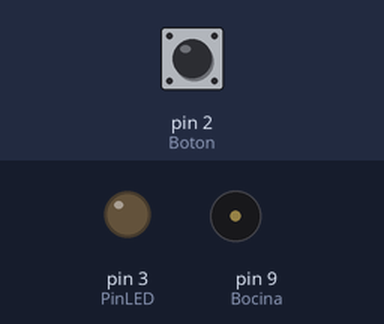
The sketch below on a simulated Arduino Nano, built with avr-gcc and run on an emulated ATmega328P. Shown: output pins drawn as LEDs (lit = HIGH), buzzer (waves = sounding, pin HIGH). The test bench sets the inputs (shaded band); at power-on: pin 2 (Boton) LOW. Storage starts empty; the audio player accepts every command and is not drawn.

Above: at 3.2 s.
3.3 s: pin 2 (Boton) pulled HIGH for 0.15 s
At 4.5 s:
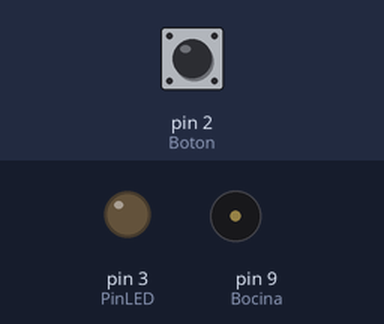
4.9 s: pin 2 (Boton) pulled HIGH for 3.2 s
At 5.3 s:
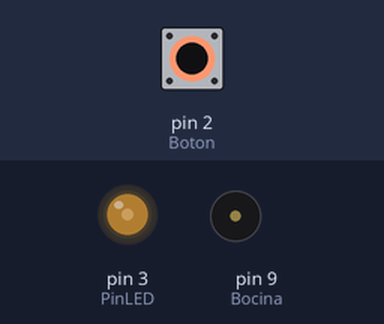
Timing chart, 0 to 9.6 s (numbered marks = the images above; inputs shaded):
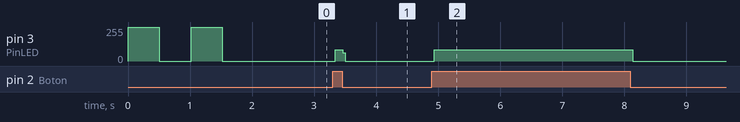

Measured:
- after the input at 3.3 s, pin 3 (PinLED): 0/255 → 85/255 at once, → 0/255 0.12 s later
- after the input at 4.9 s, pin 3 (PinLED): 0/255 → 85/255 at once, → 0/255 3.2 s later

The sketch:

MSD_y_Reproductor_de_Audio.ino
```cpp
/*-------------------------------------------------------------------------------
  Practica numero 17 - Lector de microSD y reproductor de Audio.
  Desc: Implementando una placa de desarrollo Arduino NANO y un módulo L/E de
  microSD se acedera a un archivo de audio en formato WAV y será reproducido por
  la placa de audio, esto con ayuda de un módulo de amplificación de Audio y una
  Bocina de 5W.
---------------------------------------------------------------------------------
  implementing an Arduino NANO development board and a microSD L/E module an
  audio file in WAV format is accessed and will be played by the audio board,
  this with the help of an Audio amplifier module and a 5W Speaker.

  Atzin Inyan Reyes Gutiérrez.
-------------------------------------------------------------------------------*/

// Seccion 1 - Definicion de variables y objetos --------------------------------

// Librerias y Definiciones
#include <SPI.h>    // incluye libreria interfaz SPI
#include <SD.h>     // incluye libreria para tarjetas SD
#include <TMRpcm.h> // Libreria de reproduccion de Audio

#define SSpin 10    // Slave Select en pin digital 10
#define Boton 2     // Boton de entrada
#define PinLED 3    // Pin del LED
#define Bocina 9    // Pin de la bocina.

// Objetos
TMRpcm Musica;
File archivo;

// Variables
int Lec;

//-------------------------------------------------------------------------------

// Seccion 2 - Configuracion del arduino ----------------------------------------

void setup() {
  //Iniciacion Audio
  Musica.speakerPin = Bocina;
  Musica.quality(1);
  Musica.setVolume(6);

  // Declaracion de I/O
  pinMode(PinLED, OUTPUT);
  pinMode(Boton, INPUT);
  pinMode(Bocina, OUTPUT);

  // Si Led Prendido, Apagar
  digitalWrite(PinLED, HIGH);
  delay(500);
  digitalWrite(PinLED, LOW);
  delay(500);

  // Iniciacion de MSD
  if (!SD.begin(SSpin)) {           // inicializacion de tarjeta SD
    while(!SD.begin(SSpin)){
      digitalWrite(PinLED, HIGH);   // si falla se muestra texto correspondiente y
    }
  }

  // Si Led Prendido, Apagar
  digitalWrite(PinLED, HIGH);
  delay(500);
  digitalWrite(PinLED, LOW);
  delay(500);
}

//-------------------------------------------------------------------------------

// Seccion 3 - Loob Infinito ----------------------------------------------------

void loop() {
  Lec = digitalRead(Boton);

  // Lectura del Audio
  if(Lec == HIGH){
    // Prender el LED
    digitalWrite(PinLED, HIGH);

    //Reproducir el Audio
    Musica.play("Musica.wav");

    // Apagar el LED
    digitalWrite(PinLED, LOW);
  }
}

//-------------------------------------------------------------------------------
```
